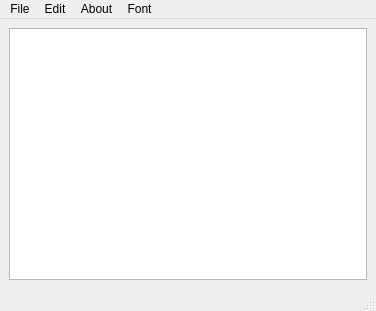
<?xml version="1.0" encoding="UTF-8"?>
<ui version="4.0">
 <class>MainWindow</class>
 <widget class="QMainWindow" name="MainWindow">
  <property name="geometry">
   <rect>
    <x>0</x>
    <y>0</y>
    <width>376</width>
    <height>311</height>
   </rect>
  </property>
  <property name="windowTitle">
   <string>MainWindow</string>
  </property>
  <widget class="QWidget" name="centralwidget">
   <layout class="QVBoxLayout" name="verticalLayout">
    <item>
     <widget class="QTextEdit" name="textEdit"/>
    </item>
   </layout>
  </widget>
  <widget class="QMenuBar" name="menubar">
   <property name="geometry">
    <rect>
     <x>0</x>
     <y>0</y>
     <width>376</width>
     <height>21</height>
    </rect>
   </property>
   <widget class="QMenu" name="menuFile">
    <property name="title">
     <string>File</string>
    </property>
    <addaction name="actionopen"/>
    <addaction name="actionsave"/>
    <addaction name="actionquit"/>
   </widget>
   <widget class="QMenu" name="menuEdit">
    <property name="title">
     <string>Edit</string>
    </property>
    <addaction name="actionCopy"/>
    <addaction name="actionPaste"/>
    <addaction name="actionCut"/>
    <addaction name="actionPrint"/>
   </widget>
   <widget class="QMenu" name="menuAbot">
    <property name="title">
     <string>About</string>
    </property>
    <addaction name="actionAbout_Qt"/>
    <addaction name="actionAbout"/>
   </widget>
   <widget class="QMenu" name="menuFont">
    <property name="title">
     <string>Font</string>
    </property>
    <addaction name="actionfont"/>
    <addaction name="actionColor"/>
   </widget>
   <addaction name="menuFile"/>
   <addaction name="menuEdit"/>
   <addaction name="menuAbot"/>
   <addaction name="menuFont"/>
  </widget>
  <widget class="QStatusBar" name="statusbar"/>
  <action name="actionopen">
   <property name="icon">
    <iconset theme="QIcon::ThemeIcon::DocumentOpen"/>
   </property>
   <property name="text">
    <string>open</string>
   </property>
   <property name="shortcut">
    <string>Ctrl+O</string>
   </property>
  </action>
  <action name="actionsave">
   <property name="icon">
    <iconset theme="QIcon::ThemeIcon::DocumentSave"/>
   </property>
   <property name="text">
    <string>save</string>
   </property>
   <property name="shortcut">
    <string>Ctrl+S</string>
   </property>
  </action>
  <action name="actionquit">
   <property name="icon">
    <iconset theme="QIcon::ThemeIcon::ApplicationExit"/>
   </property>
   <property name="text">
    <string>quit</string>
   </property>
   <property name="shortcut">
    <string>Ctrl+X</string>
   </property>
  </action>
  <action name="actionCopy">
   <property name="icon">
    <iconset theme="QIcon::ThemeIcon::EditCopy"/>
   </property>
   <property name="text">
    <string>Copy</string>
   </property>
   <property name="shortcut">
    <string>Ctrl+C</string>
   </property>
  </action>
  <action name="actionPaste">
   <property name="icon">
    <iconset theme="QIcon::ThemeIcon::EditPaste"/>
   </property>
   <property name="text">
    <string>Paste</string>
   </property>
   <property name="shortcut">
    <string>Ctrl+V</string>
   </property>
  </action>
  <action name="actionCut">
   <property name="icon">
    <iconset theme="QIcon::ThemeIcon::EditCut"/>
   </property>
   <property name="text">
    <string>Cut</string>
   </property>
   <property name="shortcut">
    <string>Ctrl+D</string>
   </property>
  </action>
  <action name="actionAbout_Qt">
   <property name="icon">
    <iconset theme="QIcon::ThemeIcon::HelpAbout"/>
   </property>
   <property name="text">
    <string>About Qt</string>
   </property>
  </action>
  <action name="actionAbout">
   <property name="text">
    <string>About</string>
   </property>
  </action>
  <action name="actionPrint">
   <property name="icon">
    <iconset theme="QIcon::ThemeIcon::Printer"/>
   </property>
   <property name="text">
    <string>Print</string>
   </property>
   <property name="menuRole">
    <enum>QAction::MenuRole::NoRole</enum>
   </property>
  </action>
  <action name="actionfont">
   <property name="icon">
    <iconset theme="QIcon::ThemeIcon::FormatTextDirectionLtr"/>
   </property>
   <property name="text">
    <string>font</string>
   </property>
  </action>
  <action name="actionColor">
   <property name="icon">
    <iconset theme="QIcon::ThemeIcon::MailMessageNew"/>
   </property>
   <property name="text">
    <string>Color</string>
   </property>
  </action>
 </widget>
 <resources/>
 <connections/>
</ui>
